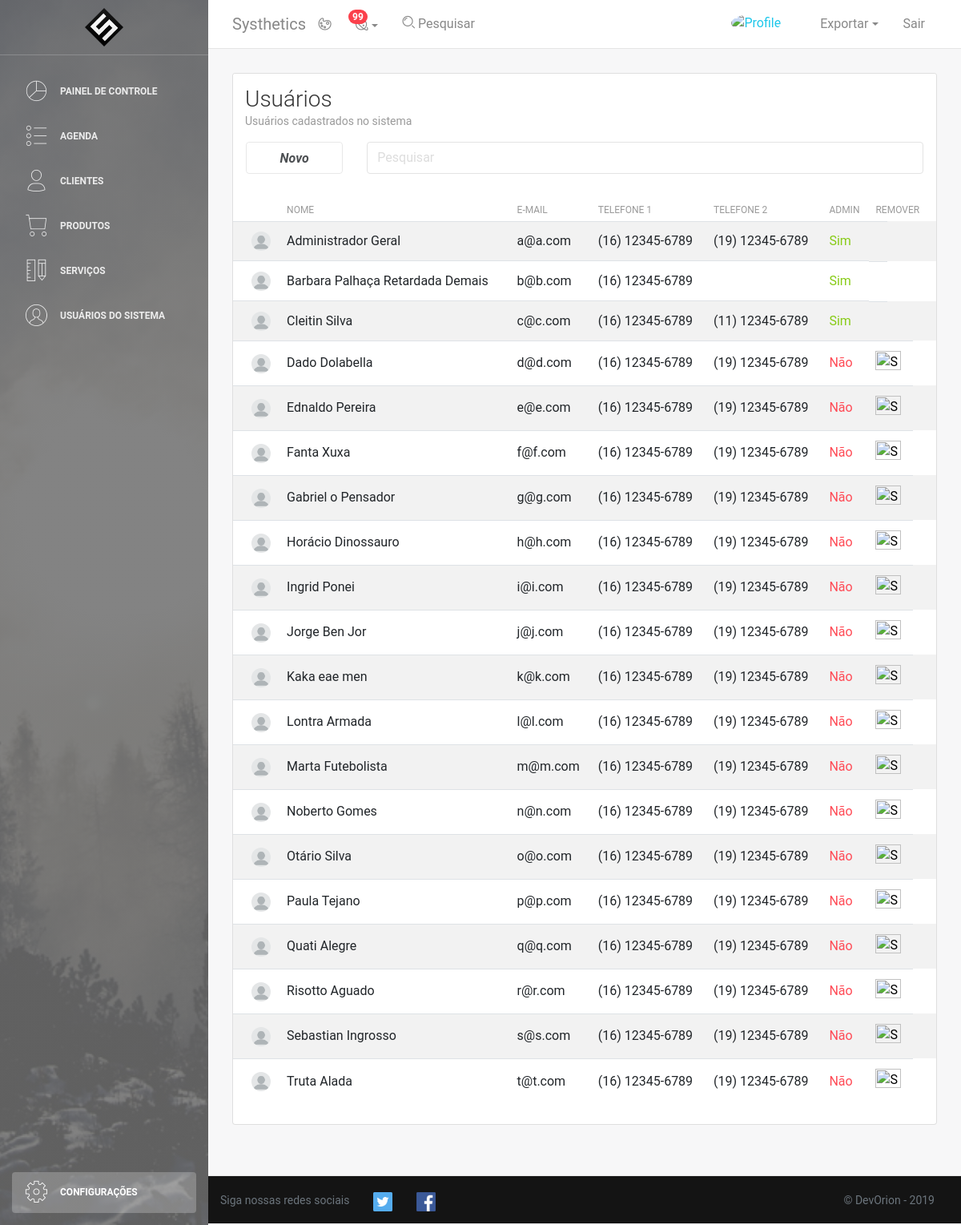
Before: /usuarios.php with the older database file.
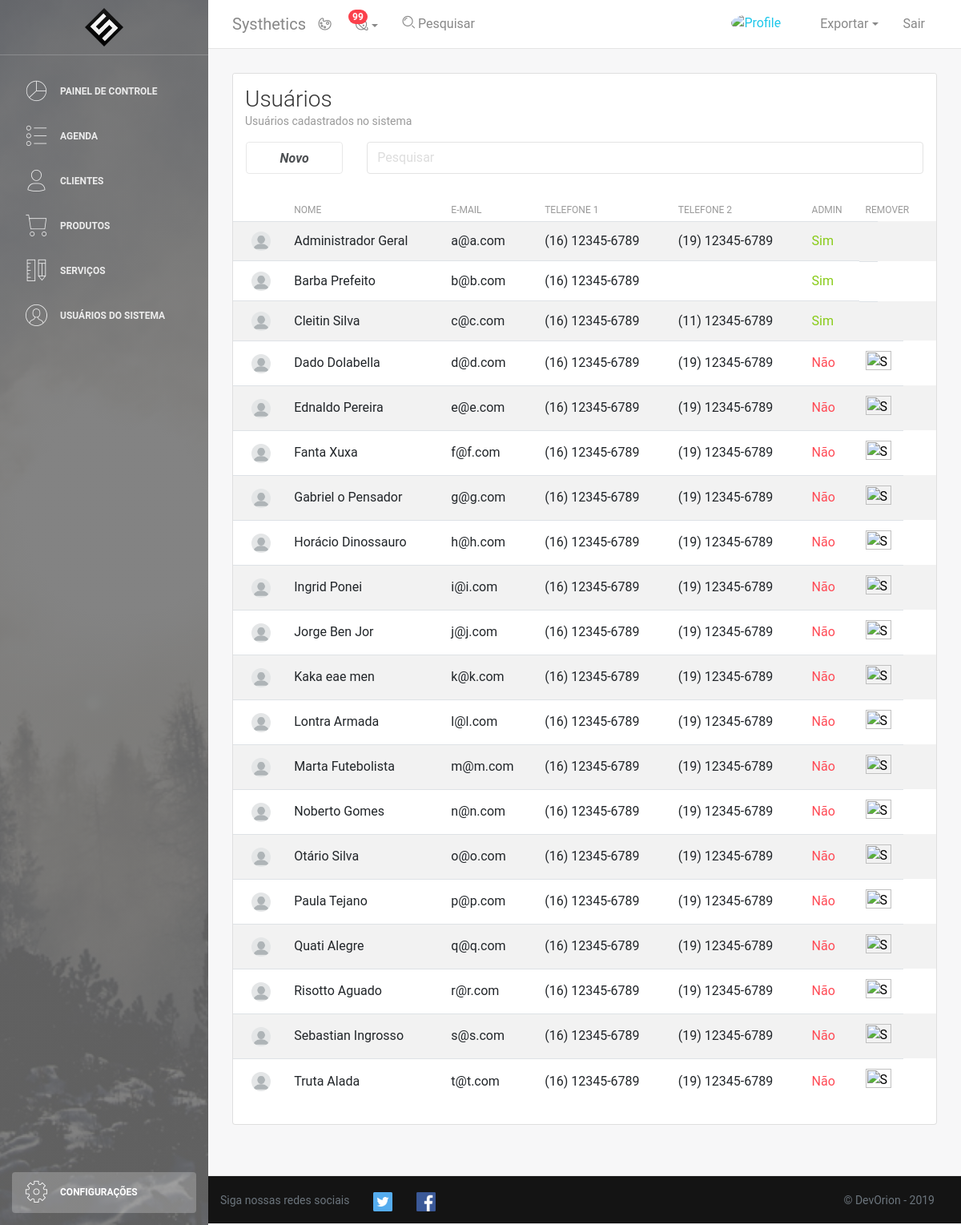
After: the same page with the newer database file.
### tables this page shows
CREATE TABLE IF NOT EXISTS Usuario (
	id INT AUTO_INCREMENT UNIQUE,
	email VARCHAR(64) NOT NULL,
	nome VARCHAR(128) NOT NULL,
	senha VARCHAR(64) NOT NULL,
	tel1 VARCHAR(16) NOT NULL,
	tel2 VARCHAR(16),
	admin TINYINT(1) DEFAULT 0,
	foto VARCHAR(256) DEFAULT "img/usuario/default.png",
	PRIMARY KEY(email)
);

### DAO/userDAO.php (called while the page is built, shortened)
<?php
    require("conn.php");
    class UserDAO{
        function listar($busca){
            $conexao = conectar();
            $busca = "%" . $busca . "%";
            $query = "SELECT * FROM Usuario WHERE UPPER(nome) LIKE UPPER(?) ORDER BY admin DESC, nome ASC;";
            $stmt = mysqli_prepare($conexao,$query);
            mysqli_stmt_bind_param($stmt,"s",$busca);
            $resultado = executar_SQL($conexao,$stmt);
            return lerResultado($resultado);
        }
    }
?>

### DAO/conn.php (called while the page is built, shortened)
<?php
if(!function_exists('executar_SQL')){
    function executar_SQL($conexao, $stmt){
        mysqli_stmt_execute($stmt) or die("Falha ao executar a consulta: " . $stmt->error);
        $resultado = mysqli_stmt_get_result($stmt);
        return $resultado;
    }
}
if(!function_exists('lerResultado')){
    function lerResultado($resultado){
        $arrayResultado = [];
        for($i=0;$i<mysqli_num_rows($resultado);$i++){
            $arrayResultado[$i] = mysqli_fetch_assoc($resultado);
        }
        return $arrayResultado;
    }
}
?>

### usuarios.php (the view, shortened to what the changed rows need)
<!DOCTYPE html>
<html lang="pt-br">
<head>
    <link rel="stylesheet" href="https://maxcdn.bootstrapcdn.com/font-awesome/latest/css/font-awesome.min.css" />
    <link href="css/bootstrap.min.css" rel="stylesheet"/>
    <link href="css/light-bootstrap-dashboard.css" rel="stylesheet" />
    <link href="css/dashboard-style.css" rel="stylesheet" />
    <link href="css/user.css" rel="stylesheet" type="text/css" >
    <?php require "DAO/userDAO.php";
        $uDAO = new UserDAO();
        $busca = "";
        $users = $uDAO->listar($busca);
    ?>
</head>
<body onload=" <?php if(isset($_GET['msg'])) { echo "demo.showNotification('top','center', '$mensagem', '$icon', '$colortype');"; } ?> ">
    <?php require_once "php/printMenu.php"?>
        <div class="main-panel">
            <div class="content">
                <div class="container-fluid">
                    <div class="row">
                        <div class="col-md-12">
                                <div class="card striped-tabled-with-hover">
                                    <div class="card-body table-full-width">
                                <table class="table table-hover table-striped" width="100%">
                                    <thead class="">
                                        <th></th>
                                        <th>Nome</th>
                                        <th>E-mail</th>
                                        <th>Telefone 1</th>
                                        <th>Telefone 2</th>
                                        <th>Admin</th>
                                        <th>Remover</th>
                                    </thead>
                                    <tbody>
                                    <?php
                                    if(count($users) != 0){
                                        foreach($users as $user){?>
                                            <div class="col px-0 mb-4">
                                                <tr>
                                                    <td>
                                                        <a class="text-right" href="perfilUsuario.php?id=<?php echo $user['id']; ?>">
                                                            <img class="rounded-circle ml-2 pic" href="perfilUsuario.php?id=<?php echo $user['id']; ?>" src="<?php echo $user['foto']; ?>" width='24' height='24'>
                                                        </a>
                                                    </td>
                                                    <td><?php echo $user['nome']; ?></td>
                                                    <td><?php echo $user['email']; ?></td>
                                                    <td><?php echo $user['tel1']; ?></td>
                                                    <td><?php echo $user['tel2']; ?></td>
                                                    <td><?php
                                                    if ($user['admin'] == 1) {
                                                        echo '<span class="text-success">Sim</span>';
                                                    }else{
                                                        echo '<span class="text-danger">Não</span>';
                                                    }
                                                    ?>
                                                    </td>
                                                    <td class="text-right">
                                                    </td>
                                                </tr>
                                            </div>
                                        <?php }
                                    }
                                ?>
                                </tbody>
                            </table>
                            </div>
                            </div>
                    </div>
                </div>
            </div>
        </div>
    </div>
</body>
</html>

Changed rows visible on the page:
changed usuario "b@b.com": nome "Barbara Palhaça Retardada Demais" → "Barba Prefeito"
